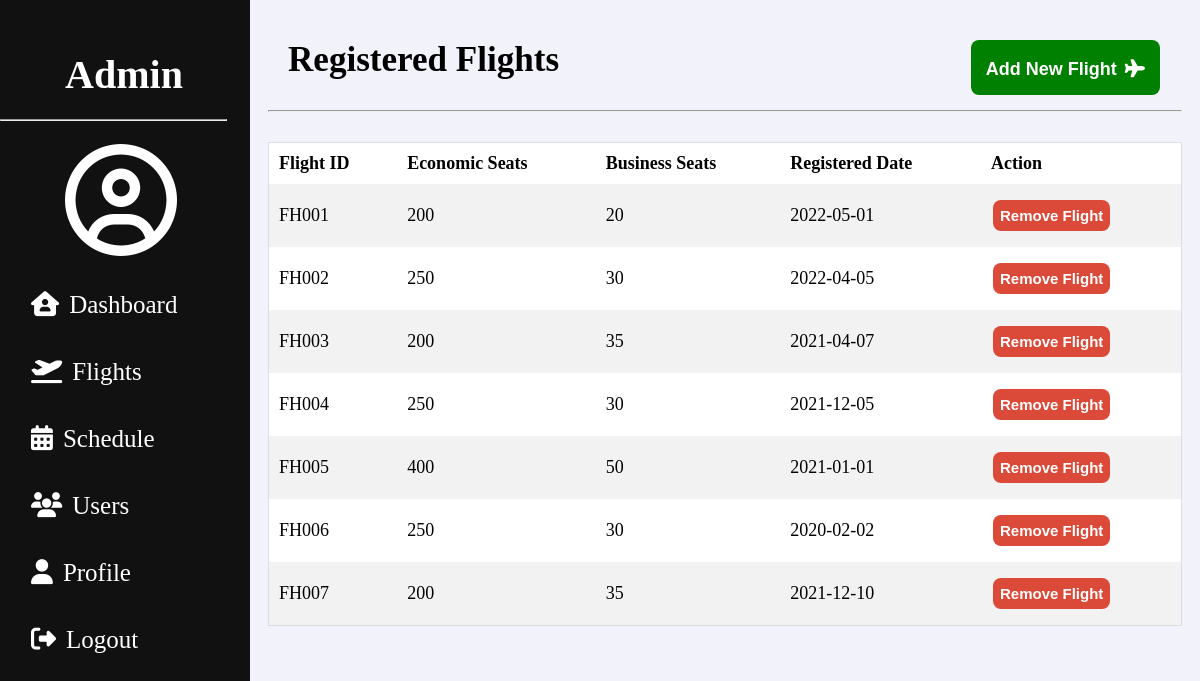
The app's page /Admin/AdminFlights.php (signed in) with its own data.
### tables this page shows
CREATE TABLE `flight` (
  `Flight_ID` varchar(15) NOT NULL,
  `E_Seat` int(11) NOT NULL,
  `B_Seat` int(11) NOT NULL,
  `Reg_Date` date NOT NULL
);

### Admin/AdminFlights.php (the view, shortened to what this page needs)
<?php
require("../Server.php");
?>
<!DOCTYPE html>
<html>
<head>
  <link rel="stylesheet" href="css/adminIndexStyle.css">
  <link rel="stylesheet" href="css/adminFlightsStyle.css">
  <link rel="stylesheet" href="https://cdnjs.cloudflare.com/ajax/libs/font-awesome/4.7.0/css/font-awesome.min.css">
</head>
<body>
<div class="adminnav">
    <h3 ><center>Admin</center></h3>
    <hr style="width:90%;text-align:center;margin-left:0">
    <i class='fa fa-user-circle-o fa-7x' style='color: white; margin: 15px 10px 15px 65px;'></i>
    <a href="AdminDashboard.php"><i class='fas fa-house-user' style='margin: 15px 10px 15px 15px;'></i>Dashboard</a>
    <a href="AdminFlights.php"><i class='fas fa-plane-departure' style='margin: 15px 10px 15px 15px;'></i>Flights</a>
    <a href="AdminSchedule.php"><i class="fas fa-calendar-alt" style="margin: 15px 10px 15px 15px;"></i>Schedule</a>
    <a href="AdminNormalUsers.php"><i class='fa fa-users' style='margin: 15px 10px 15px 15px;'></i>Users</a>
    <a href="AdminProfile.php"><i class='fa fa-user' style='margin: 15px 10px 15px 15px;' ></i>Profile</a>
    <a href="../login.php?logout='1'"><i class="fas fa-sign-out-alt" name="logout" style="margin: 15px 10px 15px 15px;"></i>Logout</a>
</div>
  <div class="adminFlights">
    <div class="row-af1">
      <h3 style="margin: 20px 0 20px 0; ">Registered Flights</h3>
      <a href="AdminFlightsForm.php" ><button class="button2"><b>Add New Flight</b><i class="fas fa-plane" style="color: #ffffff; margin: 5px 0 0 8px;"></i></button></a>
    </div>
    <hr>
    <table >
      <tr>
        <th>Flight ID</th>
        <th>Economic Seats</th>
        <th>Business Seats</th>
        <th>Registered Date</th>
        <th>Action</th>
      </tr>
      <?php
        $sql = "SELECT * FROM flight ";
        $result = mysqli_query($db_connection, $sql);
        if (mysqli_num_rows($result) > 0) {
          while ($row = mysqli_fetch_assoc($result)) {
      ?>
      <tr>
        <td><?php echo $row["Flight_ID"]?></td>
        <td><?php echo $row["E_Seat"]?></td>
        <td><?php echo $row["B_Seat"]?></td>
        <td><?php echo $row["Reg_Date"]?></td>
        <td>
          <a href="AdminFlights.php?delete_flightId=<?php echo $row["Flight_ID"]?>"><button class="button1" onclick="deleteAlert()"><b>Remove Flight</b></button>
        </td>
      </tr>
      <?php } }?>
    </table>
  </div>
</body>
</html>

### Admin/css/adminIndexStyle.css (style rules this page uses)
body { background-color: #f2f3fa; }

### Admin/css/adminFlightsStyle.css (style rules this page uses)
.adminnav { height: 100%; width: 250px; position: fixed; z-index: 1; top: 0; left: 0; background-color: #111; overflow-x: hidden; padding-top: 20px; }
.adminnav a { padding: 6px 8px 6px 16px; text-decoration: none; font-size: 25px; color: #ffffff; display: block; }
.adminnav h3 { padding: 1px 8px 1px 6px; margin: 30px 0 20px 0; text-decoration: none; font-size: 40px; color: #ffffff; display: block; }
.adminFlights { margin-left: 250px; font-size: 30px; padding: 0px 10px; }
.row-af1 { display: flex; margin: 20px 20px 40px 20px; height: 50px; justify-content: space-between; }
table { border-collapse: collapse; border-spacing: 0; width: 100%; border: 1px solid #ddd; font-size: 18px; overflow-x: auto; margin-top: 30px; margin-bottom: 50px; }
.adminFlights tr:nth-child(even) { background-color: #f2f2f2; }
.adminFlights tr:nth-child(odd) { background-color: #ffffff; }
th, td { text-align: left; padding: 10px; table-layout: auto; width: fit-content; }
.button1 { background-color: #db4a39; border: none; color: white; padding: 7px; text-align: center; text-decoration: none; display: inline-block; font-size: 15px; margin: 6px 2px; cursor: pointer; }
.button1 { border-radius: 8px; }
.button2 { display: inline-block; background-color: green; border: none; color: white; padding: 15px; text-decoration: none; font-size: 18px; margin: 20px 2px; cursor: pointer; border-radius: 8px; width: auto; }

### records on screen
flight: Flight_ID "FH001", E_Seat "200", B_Seat "20", Reg_Date "2022-05-01"
flight: Flight_ID "FH002", E_Seat "250", B_Seat "30", Reg_Date "2022-04-05"
flight: Flight_ID "FH003", E_Seat "200", B_Seat "35", Reg_Date "2021-04-07"
flight: Flight_ID "FH004", E_Seat "250", B_Seat "30", Reg_Date "2021-12-05"
flight: Flight_ID "FH005", E_Seat "400", B_Seat "50", Reg_Date "2021-01-01"
flight: Flight_ID "FH006", E_Seat "250", B_Seat "30", Reg_Date "2020-02-02"
flight: Flight_ID "FH007", E_Seat "200", B_Seat "35", Reg_Date "2021-12-10"
